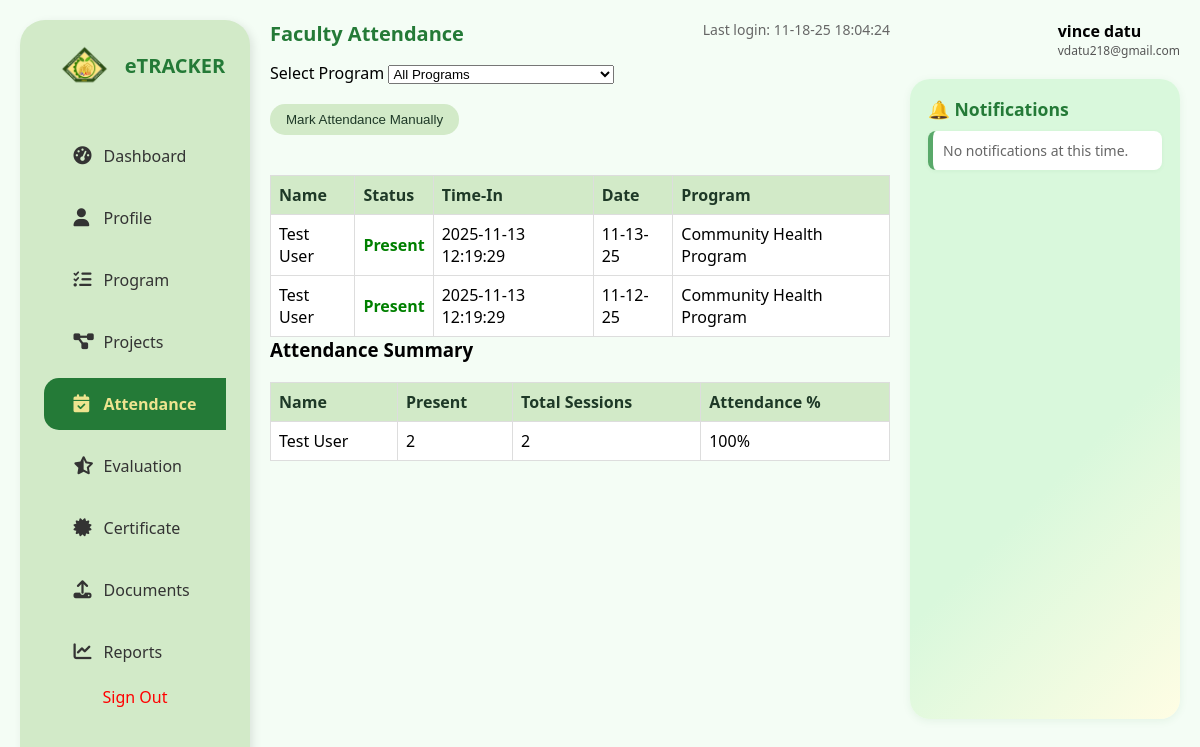
/FACULTY/Attendance.php?program_id=53 (signed in), run on the app's committed database.
### tables this page shows
CREATE TABLE `attendance` (
  `id` int(11) NOT NULL AUTO_INCREMENT,
  `student_name` varchar(255) NOT NULL,
  `program_id` int(11) NOT NULL,
  `status` enum('Present','Late','Absent') DEFAULT 'Present',
  `time_in` timestamp NULL DEFAULT current_timestamp(),
  `date` date NOT NULL,
  `session_id` int(11) DEFAULT NULL,
  `created_at` timestamp NULL DEFAULT current_timestamp(),
  PRIMARY KEY (`id`),
  KEY `idx_program` (`program_id`),
  KEY `idx_date` (`date`),
  KEY `idx_student` (`student_name`),
  CONSTRAINT `attendance_ibfk_1` FOREIGN KEY (`program_id`) REFERENCES `programs` (`id`) ON DELETE CASCADE
);

CREATE TABLE `programs` (
  `id` int(11) NOT NULL AUTO_INCREMENT,
  `program_name` varchar(255) NOT NULL,
  `project_titles` longtext DEFAULT NULL,
  `department_id` int(11) DEFAULT NULL,
  `department` varchar(100) DEFAULT NULL,
  `program_type` varchar(100) DEFAULT NULL,
  `location` varchar(255) DEFAULT NULL,
  `target_audience` varchar(100) DEFAULT NULL,
  `start_date` date DEFAULT NULL,
  `previous_date` date DEFAULT NULL,
  `end_date` date DEFAULT NULL,
  `status` enum('planning','ongoing','ended','completed','cancelled') DEFAULT 'planning',
  `max_students` int(11) DEFAULT 0,
  `male_count` int(11) DEFAULT 0,
  `female_count` int(11) DEFAULT 0,
  `requirements` text DEFAULT NULL,
  `budget` decimal(10,2) DEFAULT NULL,
  `description` text DEFAULT NULL,
  `sdg_goals` text DEFAULT NULL,
  `faculty_id` int(11) DEFAULT NULL,
  `created_at` timestamp NOT NULL DEFAULT current_timestamp(),
  `updated_at` timestamp NOT NULL DEFAULT current_timestamp() ON UPDATE current_timestamp(),
  `is_archived` tinyint(1) NOT NULL DEFAULT 0,
  `archived_at` datetime DEFAULT NULL,
  PRIMARY KEY (`id`),
  KEY `fk_faculty_id_faculty` (`faculty_id`),
  KEY `programs_ibfk_1` (`department_id`),
  KEY `idx_programs_is_archived` (`is_archived`),
  KEY `idx_programs_department_id` (`department_id`),
  KEY `idx_programs_faculty_id` (`faculty_id`),
  KEY `idx_programs_status` (`status`),
  CONSTRAINT `fk_faculty_id_faculty` FOREIGN KEY (`faculty_id`) REFERENCES `users` (`id`) ON DELETE CASCADE ON UPDATE CASCADE,
  CONSTRAINT `programs_ibfk_1` FOREIGN KEY (`department_id`) REFERENCES `departments` (`department_id`) ON DELETE CASCADE ON UPDATE CASCADE
);

CREATE TABLE `users` (
  `id` int(11) NOT NULL AUTO_INCREMENT,
  `firstname` varchar(100) DEFAULT NULL,
  `lastname` varchar(100) DEFAULT NULL,
  `email` varchar(255) DEFAULT NULL,
  `password` varchar(255) DEFAULT NULL,
  `department_id` int(11) DEFAULT NULL,
  `role` enum('admin','faculty','student') DEFAULT NULL,
  `created_at` timestamp NOT NULL DEFAULT current_timestamp(),
  `phone` varchar(20) DEFAULT NULL,
  `department` varchar(100) DEFAULT NULL,
  `comm_preference` enum('email','sms') DEFAULT 'email',
  `verification_status` enum('verified','unverified') DEFAULT 'unverified',
  PRIMARY KEY (`id`),
  KEY `department_id` (`department_id`),
  CONSTRAINT `users_ibfk_1` FOREIGN KEY (`department_id`) REFERENCES `departments` (`department_id`) ON DELETE CASCADE
);

### FACULTY/Attendance.php (the view, shortened to what this page needs)
<?php
require_once 'db.php';
$user_id = $_SESSION['user_id'];
$user_fullname = 'Unknown User';
$user_email = 'unknown@cvsu.edu.ph';
$user_sql = "SELECT firstname, lastname, email FROM users WHERE id = ?";
$user_stmt = $conn->prepare($user_sql);
$user_stmt->bind_param("i", $user_id);
$user_stmt->execute();
$user_result = $user_stmt->get_result();
if ($user_row = $user_result->fetch_assoc()) {
    $user_fullname = $user_row['firstname'] . ' ' . $user_row['lastname'];
    $user_email = $user_row['email'];
}
$faculty_id = null;
$faculty_sql = "SELECT id, department FROM faculty WHERE user_id = ?";
$faculty_stmt = $conn->prepare($faculty_sql);
$faculty_stmt->bind_param("i", $user_id);
$faculty_stmt->execute();
$faculty_result = $faculty_stmt->get_result();
if ($faculty_row = $faculty_result->fetch_assoc()) {
    $faculty_id = (int)$faculty_row['id'];
}
if (!$faculty_id) {
    $error_message = "Faculty record not found. Please contact your administrator to set up your faculty profile.";
    $show_error = true;
    $programs = [];
    $attendance_records = [];
    $notifications = [];
    $summary = [];
    $enrolled_students = [];
    error_log("Faculty ID not found for user_id: " . $user_id);
} else {
    $show_error = false;
    $show_error = false;
$selected_program_id = isset($_GET['program_id']) && $_GET['program_id'] != 'all' ? $_GET['program_id'] : 'all';
$attendance_records = [];
if ($selected_program_id == 'all') {
    $attendance_query = "SELECT a.student_name, a.status, a.time_in, a.date, p.program_name
                         FROM attendance a
                         JOIN programs p ON a.program_id = p.id
                         WHERE p.faculty_id = ?
                         ORDER BY a.date DESC, a.time_in DESC";
    $attendance_stmt = $conn->prepare($attendance_query);
    $attendance_stmt->bind_param("i", $faculty_id);
    $attendance_stmt->execute();
    $attendance_result = $attendance_stmt->get_result();
    if ($attendance_result) {
        while ($row = $attendance_result->fetch_assoc()) {
            $attendance_records[] = $row;
        }
        $attendance_result->free();
    }
} else {
    $attendance_query = "SELECT a.student_name, a.status, a.time_in, a.date, p.program_name
                         FROM attendance a
                         JOIN programs p ON a.program_id = p.id
                         WHERE a.program_id = ?
                         ORDER BY a.date DESC, a.time_in DESC";
    $attendance_stmt = $conn->prepare($attendance_query);
    $attendance_stmt->bind_param("i", $selected_program_id);
    $attendance_stmt->execute();
    $attendance_result = $attendance_stmt->get_result();
    if ($attendance_result) {
        while ($row = $attendance_result->fetch_assoc()) {
            $attendance_records[] = $row;
        }
    }
}
$notifications = [];
$summary = [];
if ($selected_program_id != 'all') {
    $students_query = "SELECT DISTINCT student_name FROM attendance WHERE program_id = ?";
    $students_stmt = $conn->prepare($students_query);
    $students_stmt->bind_param("i", $selected_program_id);
    $students_stmt->execute();
    $students_result = $students_stmt->get_result();
    while ($student = $students_result->fetch_assoc()) {
        $name = $student['student_name'];
        $total_query = "SELECT COUNT(*) as total FROM attendance WHERE program_id = ? AND student_name = ?";
        $present_query = "SELECT COUNT(*) as present FROM attendance WHERE program_id = ? AND student_name = ? AND status = 'Present'";
        $total_stmt = $conn->prepare($total_query);
        $total_stmt->bind_param("is", $selected_program_id, $name);
        $total_stmt->execute();
        $total_result = $total_stmt->get_result()->fetch_assoc();
        $total = $total_result['total'];
        $present_stmt = $conn->prepare($present_query);
        $present_stmt->bind_param("is", $selected_program_id, $name);
        $present_stmt->execute();
        $present_result = $present_stmt->get_result()->fetch_assoc();
        $present = $present_result['present'];
        $percentage = $total > 0 ? round(($present / $total) * 100) : 0;
        $summary[] = [
            'student_name' => $name,
            'present' => $present,
            'total' => $total,
            'percentage' => $percentage
        ];
    }
}
}
?>
<!DOCTYPE html>
<html lang="en">
<head>
  <link rel="stylesheet" href="sample.css" />
  <link rel="stylesheet" href="https://cdnjs.cloudflare.com/ajax/libs/font-awesome/6.5.0/css/all.min.css">
</head>
<body>
  <div class="container">
    <aside class="sidebar">
       <div class="logo">
        <img src="logo.png" alt="Logo" class="logo-img" />
        <span class="logo-text">eTRACKER</span>
      </div>
      <nav>
        <ul>
          <li><a href="Dashboard.php"><i class="fas fa-tachometer-alt"></i> Dashboard</a></li>
          <li><a href="profile.php"><i class="fas fa-user"></i> Profile</a></li>
          <li><a href="Programs.php"><i class="fas fa-tasks"></i> Program</a></li>
                    <li><a href="Projects.php"><i class="fas fa-project-diagram"></i> Projects</a></li>
          <li class="active"><a href="Attendance.php"><i class="fas fa-calendar-check"></i> Attendance</a></li>
          <li ><a href="Evaluation.php"><i class="fas fa-star-half-alt"></i> Evaluation</a></li>
          <li><a href="certificates.php"><i class="fas fa-certificate"></i> Certificate</a></li>
          <li><a href="upload.php"><i class="fas fa-upload"></i> Documents </a></li>
          <li><a href="reports.PHP"><i class="fas fa-chart-line"></i> Reports</a></li>
        </ul>
 <div class="sign-out" style="position: absolute; bottom: 30px; left: 0; width: 100%; text-align: center;">
          <a href="../register/logout.php" style="color: inherit; text-decoration: none; display: block; padding: 12px 0;">Sign Out</a>
        </div>      </nav>
    </aside>
    <div class="main-grid">
      <div class="main-content">
        <header class="topbar">
          <div class="role-label">Faculty Attendance</div>
          <div class="last-login">Last login: <?php echo date('m-d-y H:i:s'); ?></div>
</header>
        <?php if ($show_error): ?>
          <div class="error-message" style="background: #ffeaea; border: 1px solid #e74c3c; color: #e74c3c; padding: 20px; border-radius: 5px; margin: 20px 0; text-align: center;">
            <h3>⚠️ <?php echo htmlspecialchars($error_message); ?></h3>
            <p>Please contact your system administrator to complete your faculty profile setup.</p>
          </div>
        <?php else: ?>
        <div class="program-selection">
          <label for="program-select">Select Program</label>
          <select id="program-select" name="program_id" onchange="window.location.href='Attendance.php?program_id=' + this.value">
            <option value="all" <?php echo ($selected_program_id == 'all') ? 'selected' : ''; ?>>All Programs</option>
          </select>
        </div>
        <div class="attendance-controls">
          <button class="btn" onclick="openManualAttendanceModal()">Mark Attendance Manually</button>
        </div>
        <table class="attendance-table">
          <thead>
            <tr>
              <th>Name</th>
              <th>Status</th>
              <th>Time-In</th>
              <th>Date</th>
              <th>Program</th>
            </tr>
          </thead>
          <tbody>
            <?php if (empty($attendance_records)): ?>
              <tr><td colspan="5">No attendance records found.</td></tr>
            <?php else: ?>
              <?php foreach ($attendance_records as $record): ?>
                <tr>
                  <td><?php echo htmlspecialchars($record['student_name'] ?? 'N/A'); ?></td>
                  <td class="status-<?php echo strtolower(str_replace(' ', '-', htmlspecialchars($record['status'] ?? 'Absent'))); ?>">
                    <?php echo htmlspecialchars($record['status'] ?? 'Absent'); ?>
                  </td>
                  <td><?php echo htmlspecialchars($record['time_in'] ?? '-'); ?></td>
                  <td><?php echo htmlspecialchars(date('m-d-y', strtotime($record['date'] ?? 'now'))); ?></td>
                  <td><?php echo htmlspecialchars($record['program_name']); ?></td>
                </tr>
              <?php endforeach; ?>
            <?php endif; ?>
          </tbody>
        </table>
        <?php if ($selected_program_id != 'all'): ?>
          <h3>Attendance Summary</h3>
          <table class="attendance-table">
            <thead>
              <tr>
                <th>Name</th>
                <th>Present</th>
                <th>Total Sessions</th>
                <th>Attendance %</th>
              </tr>
            </thead>
            <tbody>
              <?php if (empty($summary)): ?>
                <tr><td colspan="4">No attendance summary available.</td></tr>
              <?php else: ?>
                <?php foreach ($summary as $row): ?>
                  <tr<?php if ($row['percentage'] < 80): ?> style="background:#ffeaea;"<?php endif; ?>>
                    <td><?php echo htmlspecialchars($row['student_name']); ?></td>
                    <td><?php echo $row['present']; ?></td>
                    <td><?php echo $row['total']; ?></td>
                    <td><?php echo $row['percentage']; ?>%</td>
                  </tr>
                <?php endforeach; ?>
              <?php endif; ?>
            </tbody>
          </table>
        <?php endif; ?>
        <?php endif;  ?>
      </div>
      <div class="right-panel">
        <div class="user-info">
          <div class="name"><?php echo htmlspecialchars($user_fullname); ?></div>
          <div class="email"><?php echo htmlspecialchars($user_email); ?></div>
        </div>
        <div class="notifications">
          <h3>🔔 Notifications</h3>
          <?php if (empty($notifications)): ?>
            <div class="note no-notifications">No notifications at this time.</div>
          <?php endif; ?>
        </div>
      </div>
    </div>
  </div>
</body>
</html>

### FACULTY/sample.css (style rules this page uses)
* { margin: 0; padding: 0; box-sizing: border-box; }
body { font-family: 'Segoe UI', sans-serif; background-color: #f4fdf5; height: 100vh; }
.container { display: flex; gap: 20px; padding: 20px; }
nav ul { list-style: none; padding: 0; }
nav ul li { margin: 10px 0; }
nav ul li a { text-decoration: none; color: #333; display: flex; align-items: center; gap: 10px; }
nav ul li.active a { font-weight: bold; color: #eee48f; }
nav i { width: 20px; }
.sidebar { width: 230px; height: 95vh; background-color: #d2eac8; border-radius: 25px; box-shadow: 3px 3px 10px rgba(0, 0, 0, 0.1); padding: 20px 0; display: flex; flex-direction: column; align-items: center; position: sticky; top: 20px; }
.sidebar .logo { font-size: 20px; font-weight: bold; color: #247a37; margin-bottom: 30px; }
.sidebar nav ul { list-style: none; width: 100%; }
.sidebar nav ul li { padding: 15px 30px; display: flex; align-items: center; gap: 10px; cursor: pointer; color: #1e3927; transition: all 0.2s ease; }
.sidebar nav ul li.active, .sidebar nav ul li:hover { background-color: #247a37; color: #ffffff; border-radius: 15px 0 0 15px; }
.sidebar nav ul li i { font-style: normal; font-size: 18px; }
.sign-out { margin-top: auto; margin-bottom: 20px; padding: 10px 20px; color: red; cursor: pointer; }
.sidebar .logo { display: flex; align-items: center; font-size: 30px; font-weight: bold; color: #247a37; margin-bottom: 30px; }
.logo-img { width: 80px; height: 50px; object-fit: contain; }
.logo-text { font-size: 20px; }
.main-grid { display: grid; grid-template-columns: 1fr 270px; flex: 1; gap: 20px; }
.main-content { display: flex; flex-direction: column; flex: 1; }
.right-panel { display: flex; flex-direction: column; align-items: flex-end; gap: 10px; }
.user-info .name { font-weight: bold; }
.user-info .email { font-size: 12px; color: #555; }
.notifications { margin-top: 10px; background: linear-gradient(135deg, #d9f8dc 60%, #fffde4 100%); padding: 18px; border-radius: 20px; box-shadow: 0 2px 8px rgba(36, 122, 55, 0.08); width: 100%; min-width: 0; max-width: unset; animation: fadeInUp 1.3s; box-sizing: border-box; align-self: stretch; height: 80vh; }
.notifications h3 { margin-bottom: 10px; color: #247a37; font-size: 1.1rem; }
.note { background: #fff; padding: 10px; margin-bottom: 10px; border-left: 5px solid #59a96a; border-radius: 8px; font-size: 14px; box-shadow: 0 1px 4px rgba(36, 122, 55, 0.06); animation: fadeInUp 1.4s; }
.no-notifications { font-size: 14px; color: #666; }
.topbar { display: flex; justify-content: space-between; align-items: flex-start; margin-bottom: 10px; }
.last-login { font-size: 14px; color: #666; }
.role-label { font-size: 20px; font-weight: bold; color: #247a37; margin-bottom: 5px; }

### FACULTY/Attendance.php (style rules this page uses)
.attendance-controls { display: flex; gap: 20px; margin: 20px 0; align-items: center; }
.btn { padding: 8px 16px; background-color: #d2eac8; border: none; border-radius: 15px; cursor: pointer; color: #1e3927; }
.attendance-table { width: 100%; border-collapse: collapse; margin-top: 20px; }
.attendance-table th, .attendance-table td { border: 1px solid #ddd; padding: 8px; text-align: left; }
.attendance-table th { background-color: #d2eac8; color: #1e3927; }
.attendance-table td { background-color: #fff; }
.status-present { color: green; font-weight: bold; }

### data on the page
attendance: student_name "Test User", status "Present", time_in "2025-11-13 12:19:29", date "11-13-25", program.program_name "Community Health Program"
attendance: student_name "Test User", status "Present", time_in "2025-11-13 12:19:29", date "11-12-25", program.program_name "Community Health Program"
users: user_fullname "vince datu", email "vdatu218@gmail.com"

### other printed values
$row['student_name'] "Test User"
$row['present'] "2"
$row['total'] "2"
$row['percentage'] "100"
